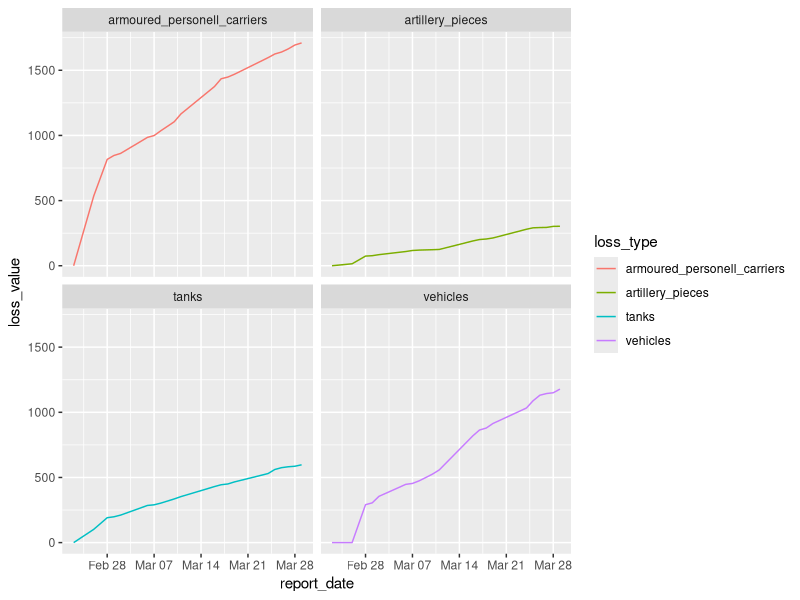
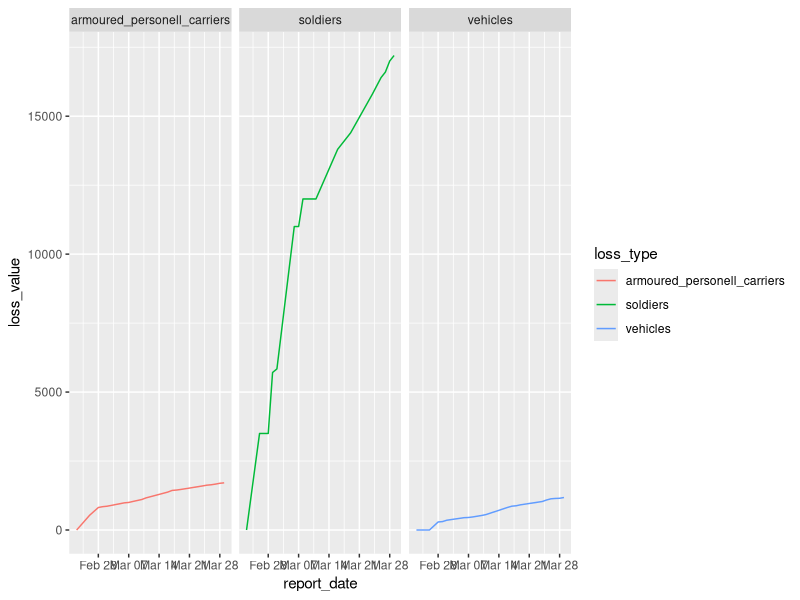
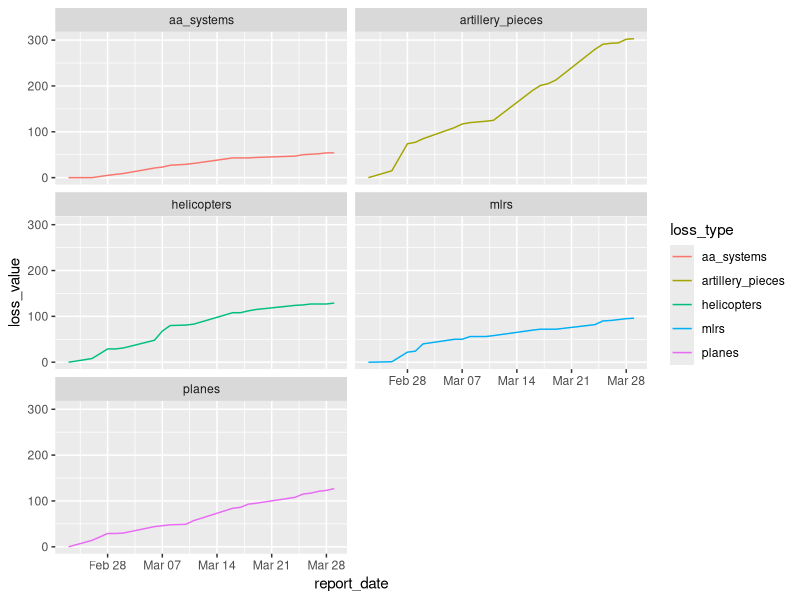
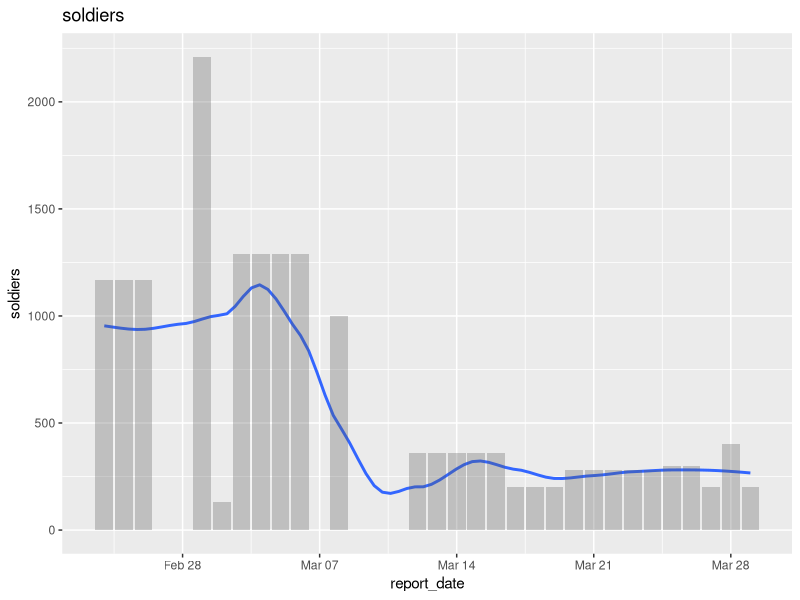
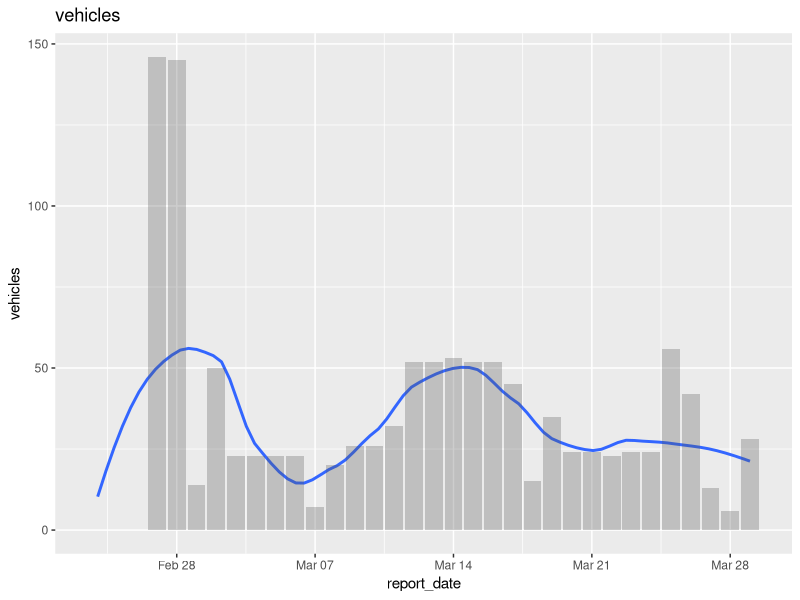
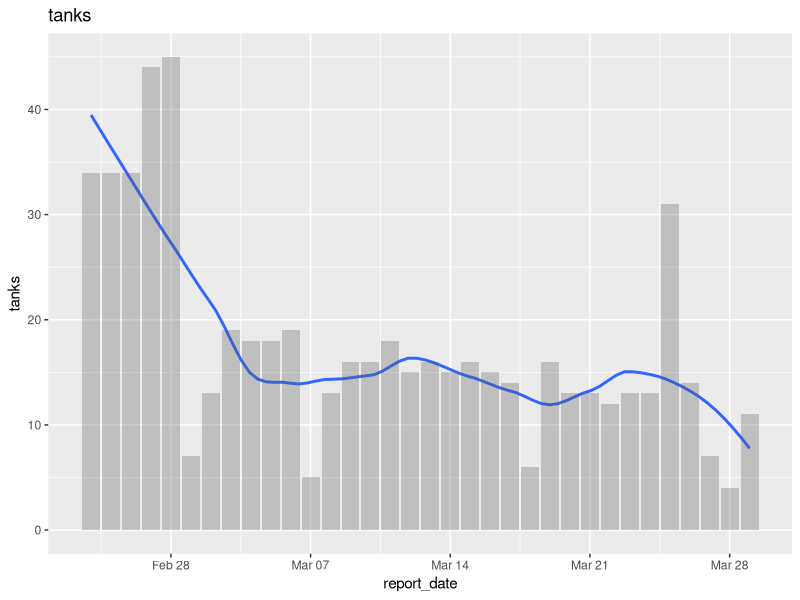
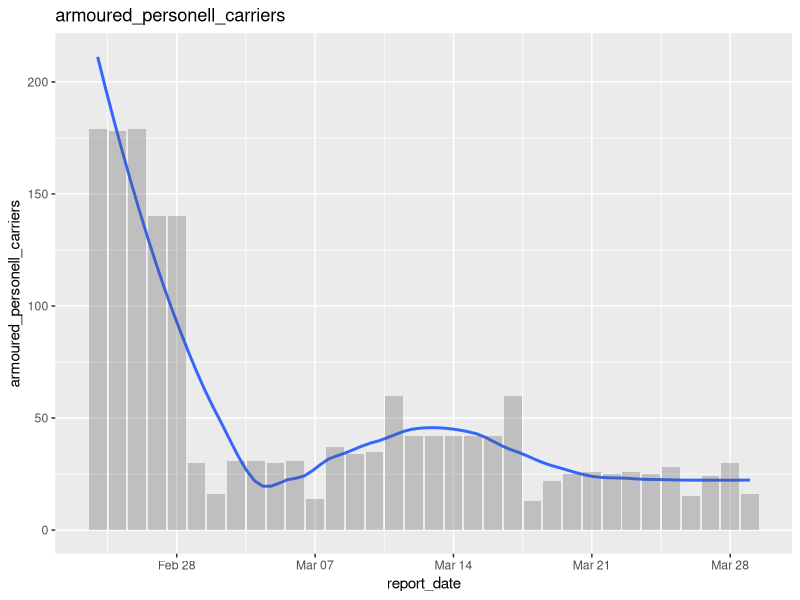
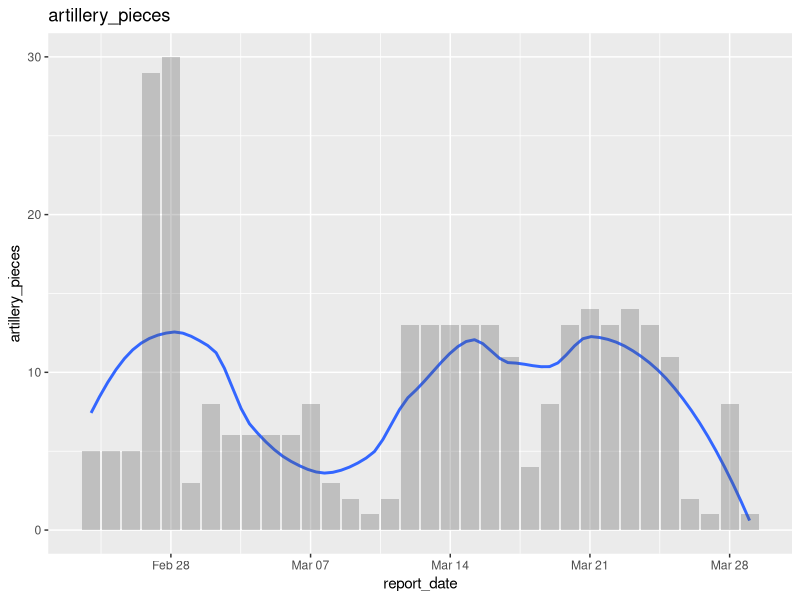

These figures' R source, in order:
## ---- chunk 1
knitr::opts_chunk$set(echo = TRUE)
library(dplyr)
library(ggplot2)
library(forecast)
## ---- chunk 2
russian_losses <- tibble::tribble(
  ~report_date, ~soldiers, ~planes, ~helicopters, ~tanks,  ~artillery_pieces,  
  ~armoured_personell_carriers, ~mlrs, ~boats, ~vehicles, ~fuel_tankers, ~uav, ~aa_systems,
  "2022-02-23", 0, 0, 0, 0, 0, 0, 0, 0, 0, 0, 0, 0,
  "2022-02-26", 3500, 14, 8, 102, 15, 536, 1, 0, 0, 0, 0, 0,
  "2022-02-28", 3500, 29, 29, 191, 74, 816, 22, 0, 291, 60, 3, 5,
  "2022-03-01", 5710, 29, 29, 198, 77, 846, 24, 2, 305, 60, 3, 7,
  "2022-03-02", 5840, 30, 31, 211, 85, 862, 40, 2, 355, 60, 3, 9,
  "2022-03-06", 11000, 44, 48, 285, 109, 985, 50, 2, 447, 60, 4, 21,
  "2022-03-07", 11000, 46, 68, 290, 117, 999, 50, 2, 454, 60, 7, 23,
  "2022-03-08", 12000, 48, 80, 303, 120, 1036, 56, 2, 474, 60, 7, 27,
  "2022-03-10", 12000, 49, 81, 335, 123, 1105, 56, 2, 526, 60, 7, 29,
  "2022-03-11", 12000, 57, 83, 353, 125, 1165, 58, 2, 558, 60, 7, 31,
  "2022-03-16", 13800, 84, 108, 430, 190, 1375, 70, 2, 819, 60, 11, 43,
  "2022-03-17", 14000, 86, 108, 444, 201, 1435, 72, 2, 864, 60, 11, 43,
  "2022-03-18", 14200, 93, 112, 450, 205, 1448, 72, 3, 879, 60, 12, 43,
  "2022-03-19", 14400, 95, 115, 466, 213, 1470, 72, 3, 914, 60, 17, 44,
  "2022-03-24", 15800, 108, 124, 530, 280, 1597, 82, 4, 1033, 72, 50, 47,
  "2022-03-25", 16100, 115, 125, 561, 291, 1625, 90, 5, 1089, 72, 53, 50,
  "2022-03-26", 16400, 117, 127, 575, 293, 1640, 91, 7, 1131, 73, 56, 51,
  "2022-03-27", 16600, 121, 127, 582, 294, 1664, 93, 7, 1144, 73, 56, 52,
  "2022-03-28", 17000, 123, 127, 586, 302, 1694, 95, 7, 1150, 73, 66, 54,
  "2022-03-29", 17200, 127, 129, 597, 303, 1710, 96, 7, 1178, 73, 71, 54,
  ) %>% 
  mutate(report_date = as.Date(report_date))

campaign_length = as.integer(max(russian_losses$report_date) - min(russian_losses$report_date))
campaign_length_weeks = ceiling(campaign_length / 7)

russian_losses
 
## ---- chunk 3
 
russian_losses %>% 
  filter(report_date == as.character(max(russian_losses$report_date))) %>% 
  select(-report_date) %>% 
  purrr::map_df(.f=function(x) x / campaign_length)
## ---- chunk 4
russian_losses %>% 
  select(report_date, tanks, artillery_pieces, armoured_personell_carriers, vehicles) %>% 
  tidyr::pivot_longer(cols = where(~is.numeric(.x)), names_to="loss_type", values_to="loss_value") %>% 
  ggplot(aes(report_date, loss_value, group=loss_type, colour=loss_type)) +
  geom_line() +
  facet_wrap(~loss_type, ncol = 2)

## ---- chunk 5
russian_losses %>% 
  select(report_date, soldiers, armoured_personell_carriers, vehicles) %>% 
  tidyr::pivot_longer(cols = where(~is.numeric(.x)), names_to="loss_type", values_to="loss_value") %>% 
  ggplot(aes(report_date, loss_value, group=loss_type, colour=loss_type)) +
  geom_line() +
  facet_wrap(~loss_type, ncol = 3)

## ---- chunk 6
russian_losses %>% 
  select(report_date, planes, helicopters, artillery_pieces, mlrs, aa_systems) %>% 
  tidyr::pivot_longer(cols = where(~is.numeric(.x)), names_to="loss_type", values_to="loss_value") %>% 
  ggplot(aes(report_date, loss_value, group=loss_type, colour=loss_type)) +
  geom_line() +
  facet_wrap(~loss_type, ncol = 2)

## ---- chunk 7

russian_losses_all_dates <-
  dplyr::tibble(report_date = min(russian_losses$report_date) + 0:campaign_length) %>%
  left_join(russian_losses, by="report_date")


russian_losses_all_dates
## ---- chunk 8
russian_losses_all_dates <- 
  russian_losses_all_dates %>% 
  mutate(across(where(~is.numeric(.x)), .fns=forecast::na.interp)) %>%
  mutate(across(where(~is.numeric(.x)), .fns=as.numeric)) %>% 
  mutate(across(where(~is.numeric(.x)), .fns=round))

russian_losses_all_dates
## ---- chunk 9
russian_losses_all_dates <- 
  russian_losses_all_dates %>% 
  mutate(campaign_week_number = c(0, rep(1:campaign_length_weeks, each=7)[1:(campaign_length)]))
  
russian_losses_all_dates
## ---- chunk 10
daily_diff <- function(val){
  val - dplyr::lag(val) 
}

rate_plot <- function(df, loss_column){
  .loss_column = enquo(loss_column)
  
  df %>% 
    select(report_date, {{loss_column}}, campaign_week_number) %>% 
    mutate(across(where(~is.numeric(.x)), .fns=daily_diff)) %>% 
    tidyr::drop_na() %>% 
    ggplot(aes(report_date, {{loss_column}})) +
    geom_smooth(se=FALSE, span=0.5) +
    geom_bar(stat = "identity", alpha = 0.3) +
    labs(title = quo_name(.loss_column))
}


rate_plot(russian_losses_all_dates, soldiers)
  

## ---- chunk 11

rate_plot(russian_losses_all_dates, vehicles)

## ---- chunk 12

rate_plot(russian_losses_all_dates, tanks)

## ---- chunk 13

rate_plot(russian_losses_all_dates, armoured_personell_carriers)

## ---- chunk 14
rate_plot(russian_losses_all_dates, artillery_pieces)

## ---- chunk 15
rate_plot(russian_losses_all_dates, planes)

## ---- chunk 16
rate_plot(russian_losses_all_dates, uav)

## ---- chunk 17
rate_plot(russian_losses_all_dates, helicopters)
